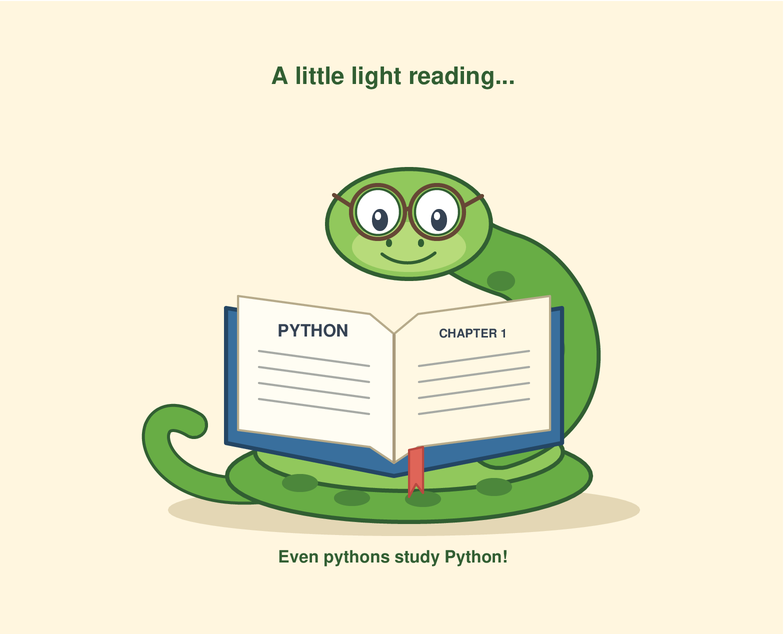

The script that drew this image:
"""A python reading a book, drawn by GPT-6 Astra.

Model:  openai/gpt-6-astra
Date:   2026-09-04
Prompt: Write a Python turtle program that draws a python reading a book.

Generated for snake-bench, Real Python's vibe check for new AI models:
https://github.com/devcademy/snake-bench

The code is exactly what the model returned. Nothing was fixed up.
Run it with: python gpt-6-astra-python-reading-a-book.py
"""

import math
import turtle

screen = turtle.Screen()
screen.setup(800, 650)
screen.title("A Python Reading Python")
screen.bgcolor("#fff6df")
screen.tracer(0)

pen = turtle.Turtle()
pen.hideturtle()
pen.speed(0)

GREEN = "#68ad45"
DARK_GREEN = "#315e32"
LIGHT_GREEN = "#91c85c"
INK = "#354253"


def polygon(points, fill, outline=INK, width=2):
    pen.penup()
    pen.goto(points[0])
    pen.color(outline, fill)
    pen.pensize(width)
    pen.pendown()
    pen.begin_fill()
    for point in points[1:]:
        pen.goto(point)
    pen.goto(points[0])
    pen.end_fill()
    pen.penup()


def ellipse(x, y, rx, ry, fill, outline=INK, width=2):
    points = [
        (
            x + rx * math.cos(math.radians(angle)),
            y + ry * math.sin(math.radians(angle)),
        )
        for angle in range(0, 360, 5)
    ]
    polygon(points, fill, outline, width)


def line(points, color=INK, width=2):
    pen.penup()
    pen.goto(points[0])
    pen.pencolor(color)
    pen.pensize(width)
    pen.pendown()
    for point in points[1:]:
        pen.goto(point)
    pen.penup()


def bezier(p0, p1, p2, p3, steps=60):
    points = []
    for i in range(steps + 1):
        t = i / steps
        u = 1 - t
        points.append((
            u**3 * p0[0] + 3*u*u*t * p1[0]
            + 3*u*t*t * p2[0] + t**3 * p3[0],
            u**3 * p0[1] + 3*u*u*t * p1[1]
            + 3*u*t*t * p2[1] + t**3 * p3[1],
        ))
    return points


def text(x, y, words, size=18, color=INK):
    pen.penup()
    pen.goto(x, y)
    pen.pencolor(color)
    pen.write(words, align="center", font=("Arial", size, "bold"))


# Ground shadow
ellipse(10, -190, 235, 25, "#e4d7b5", "#e4d7b5")

# Tail curling out from behind the coils
tail = bezier(
    (-80, -160), (-260, -210), (-265, -65), (-200, -105)
)
line(tail, DARK_GREEN, 28)
line(tail, GREEN, 22)

# Broad, overlapping coils
ellipse(15, -156, 182, 46, GREEN, DARK_GREEN, 4)
ellipse(15, -132, 154, 39, LIGHT_GREEN, DARK_GREEN, 4)
ellipse(15, -112, 125, 31, GREEN, DARK_GREEN, 4)

# Raised neck, behind the book
neck = (
    bezier((105, -117), (215, -85), (174, 39), (112, 56))
    + bezier((112, 56), (83, 66), (70, 74), (51, 90))[1:]
)
line(neck, DARK_GREEN, 66)
line(neck, GREEN, 58)

# A few python markings
for x, y, rx, ry in [
    (150, -69, 12, 17),
    (158, -29, 12, 16),
    (143, 10, 14, 11),
    (107, 39, 13, 9),
    (-94, -163, 17, 8),
    (-42, -178, 17, 7),
    (29, -179, 17, 7),
    (100, -167, 17, 8),
]:
    ellipse(x, y, rx, ry, "#4c873b", "#4c873b")

# Head
ellipse(15, 96, 82, 55, LIGHT_GREEN, DARK_GREEN, 4)
ellipse(15, 73, 56, 24, "#b7db7a", "#b7db7a")

# Eyes
for x in (-16, 43):
    ellipse(x, 108, 22, 23, "white", DARK_GREEN, 2)
    # Pupils look down toward the book.
    ellipse(x + 2, 100, 7, 10, INK, INK)
    ellipse(x, 104, 2, 3, "white", "white")

# Round reading glasses
for x in (-16, 43):
    rim = [
        (
            x + 27 * math.cos(math.radians(a)),
            108 + 27 * math.sin(math.radians(a)),
        )
        for a in range(0, 361, 5)
    ]
    line(rim, "#664735", 4)

line([(11, 110), (16, 112)], "#664735", 4)
line([(-43, 114), (-60, 125)], "#664735", 4)
line([(70, 114), (88, 124)], "#664735", 4)

# Nostrils and a contented smile
ellipse(-5, 77, 2, 3, DARK_GREEN, DARK_GREEN)
ellipse(27, 77, 2, 3, DARK_GREEN, DARK_GREEN)
line(
    bezier((-12, 66), (3, 54), (25, 54), (41, 67)),
    DARK_GREEN,
    3,
)

# Open book: blue covers
polygon(
    [(-168, 12), (-8, -14), (0, -27),
     (8, -14), (168, 12), (168, -123),
     (0, -156), (-168, -123)],
    "#396f9d",
    "#244664",
    4,
)

# Left and right pages
polygon(
    [(-156, 24), (-24, 6), (0, -14),
     (0, -143), (-24, -127), (-156, -110)],
    "#fffdf3",
    "#b6aa8a",
)
polygon(
    [(0, -14), (24, 6), (156, 24),
     (156, -110), (24, -127), (0, -143)],
    "#fff8e3",
    "#b6aa8a",
)

# Spine
line([(0, -15), (0, -142)], "#a99a7c", 3)

# Page headings
text(-80, -20, "PYTHON", 17)
text(80, -20, "CHAPTER 1", 12)

# Printed lines follow the angle of each page.
for y in (-39, -55, -71, -87):
    line([(-135, y + 8), (-25, y - 7)], "#a7aaa5", 2)
    line([(25, y - 7), (135, y + 8)], "#a7aaa5", 2)

# Ribbon bookmark
polygon(
    [(15, -130), (29, -127), (29, -173),
     (22, -164), (15, -177)],
    "#df6558",
    "#b94940",
)

text(0, 231, "A little light reading...", 24, DARK_GREEN)
text(0, -246, "Even pythons study Python!", 17, DARK_GREEN)

screen.update()
screen.exitonclick()
